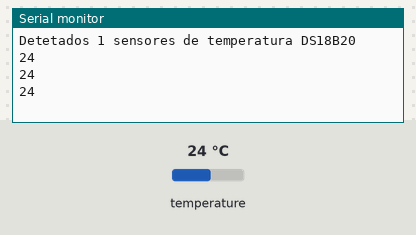
Simulated run of this sketch. Board: Arduino Uno, built with avr-gcc and run on an emulated ATmega328P. Shown: the last lines printed to the serial monitor. Inputs (shaded band) come from the test bench; at power-on: temperature 24 °C.

Above: at 1.5 s.
1.6 s: temperature set to 12 °C
At 2.4 s:
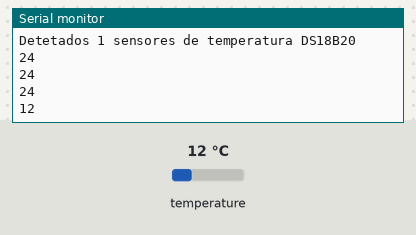
3.1 s: temperature set to 19 °C
At 3.7 s:
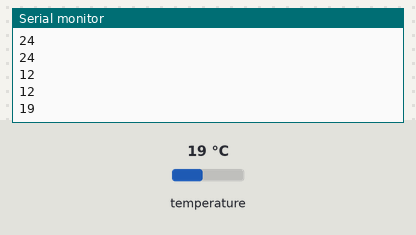
Timing chart, 0 to 6.1 s (numbered marks = the images above; inputs shaded):
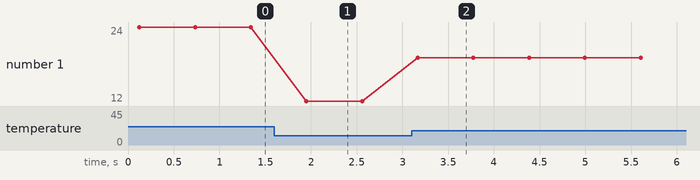

Measured:
- after the input at 1.6 s, the serial monitor: prints a new line after 0.35 s (image 1)
- after the input at 3.1 s, the serial monitor: prints a new line after 0.07 s (image 2)
- plotted number 1: 24 → 12 after the input at 1.6 s, 12 → 19 after the input at 3.1 s

The sketch:

temperature.ino
```cpp
#include "temperature.h"

long int temperatura;


void setup() {
  Serial.begin(9600);
  temperature.setup();
}

void loop() {
  temperature.requestTemperatures();
  temperatura = temperature.getTemperatureForIndex(0);
  Serial.println(temperatura);
  delay(500);
}
```

temperature.h
```cpp
#include <OneWire.h>
#include <DallasTemperature.h>

#ifndef MIN
#define MIN(A, B) ((A) < (B) ? (A) : (B))
#endif
#ifndef MAX
#define MAX(A, B) ((A) > (B) ? (A) : (B))
#endif
#define TEMPERATURE_PIN 4
#define DS18B20_MAX_CONVERSION_TIMEOUT 750 /* from library */

void xdelay(unsigned long d) {
  unsigned long startTime = millis();
  if (millis() < startTime + d) {
    delay(MIN(d, millis() - startTime - d));
  }
}

class Temperature {
private:
  OneWire _bus = OneWire(TEMPERATURE_PIN);
  DallasTemperature _sensors = DallasTemperature(&_bus);
  unsigned long _lastReq = 0;

  void _blockTillConversionComplete() {
    if (_lastReq == 0) { // equivalent to completed conversion
      return;
    }

    while (!_sensors.isConversionComplete() && (millis() - _lastReq < DS18B20_MAX_CONVERSION_TIMEOUT)) {
      xdelay(MIN(1, DS18B20_MAX_CONVERSION_TIMEOUT - (millis() - _lastReq)));
    }

    _lastReq = 0;
  }

public:
  void setup() {
    _sensors.begin();
    _sensors.setWaitForConversion(false);
    _sensors.setResolution(9);

    Serial.print("Detetados ");
    Serial.print(_sensors.getDeviceCount());
    Serial.println(" sensores de temperatura DS18B20");
  }

  void setResolution(uint8_t res) {
    _sensors.setResolution(res);
  }

  void requestTemperatures() {
    _sensors.requestTemperatures();
    _lastReq = millis();
  }

  double getTemperatureForIndex(uint8_t idx) {
    _blockTillConversionComplete();
    return _sensors.getTempCByIndex(idx);
  }
} temperature;
```
